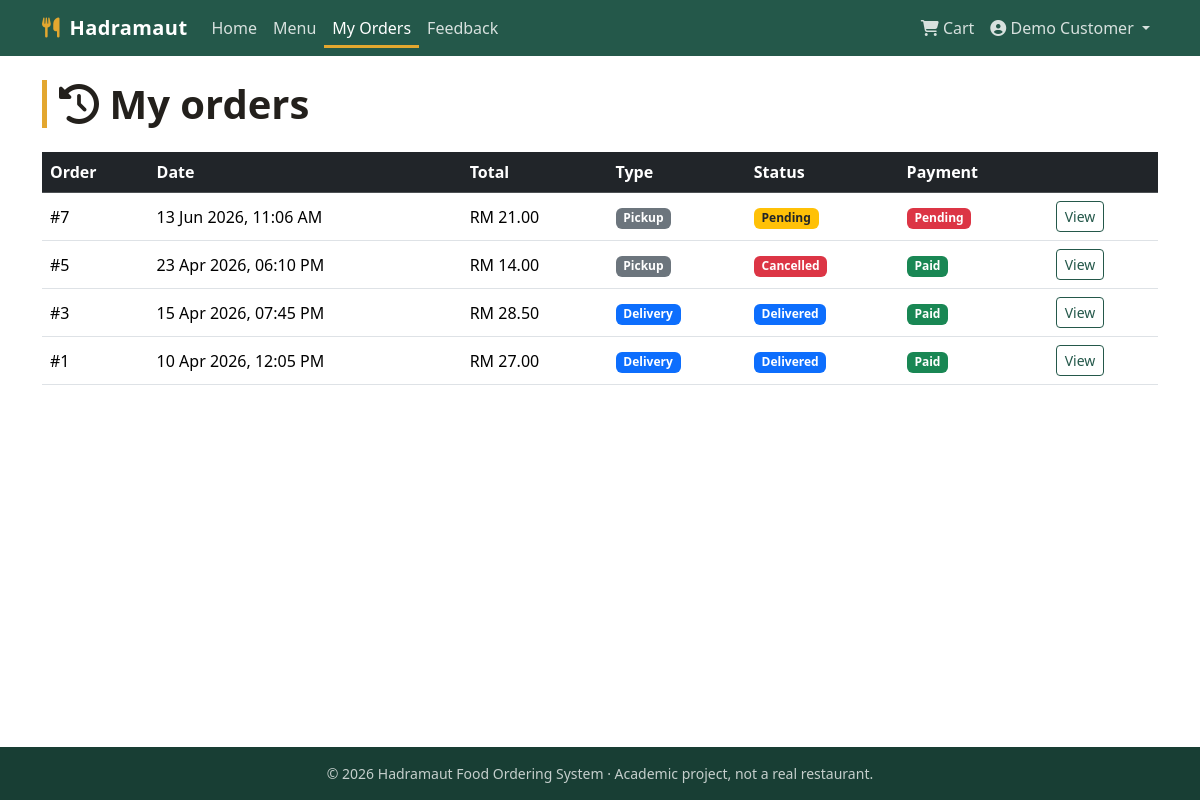
Screenshot of /order_history.php (signed in) with the database file from the repository.
### tables this page shows
CREATE TABLE orders (
    id                INT UNSIGNED NOT NULL AUTO_INCREMENT,
    user_id           INT UNSIGNED NOT NULL,
    total_amount      DECIMAL(10,2) NOT NULL COMMENT 'items + delivery_fee',
    delivery_fee      DECIMAL(10,2) NOT NULL DEFAULT 0.00,
    delivery_type     ENUM('Delivery','Pickup') NOT NULL DEFAULT 'Delivery',
    delivery_address  TEXT NOT NULL,
    payment_method    ENUM('Cash','Card') NOT NULL,
    payment_status    ENUM('Pending','Paid') NOT NULL DEFAULT 'Pending',
    order_status      ENUM('Pending','Preparing','Ready','Delivered','Cancelled') NOT NULL DEFAULT 'Pending',
    order_date        TIMESTAMP NOT NULL DEFAULT CURRENT_TIMESTAMP,
    PRIMARY KEY (id),
    KEY idx_orders_user (user_id),
    KEY idx_orders_status (order_status),
    CONSTRAINT fk_orders_user FOREIGN KEY (user_id) REFERENCES users (id) ON DELETE CASCADE
);

### functions.php (called while the page is built, shortened)
<?php
require_once __DIR__ . '/lib.php';
function money($amount): string
{
    return CURRENCY . ' ' . number_format((float) $amount, 2);
}
function fmt_datetime(string $ts): string
{
    return date('d M Y, h:i A', strtotime($ts));
}

### lib.php (called while the page is built, shortened)
<?php
function e($value): string
{
    return htmlspecialchars((string) ($value ?? ''), ENT_QUOTES, 'UTF-8');
}
function status_badge_class(string $status): string
{
    switch ($status) {
        case 'Pending':   return 'bg-warning text-dark';
        case 'Delivered': return 'bg-primary';
        case 'Cancelled': return 'bg-danger';
    }
}
function payment_badge_class(string $status): string
{
    return $status === 'Paid' ? 'bg-success' : 'bg-danger';
}

### order_history.php (the view, shortened to what this page needs)
<?php
require_once __DIR__ . '/../src/functions.php';
$user_id = (int) $_SESSION['user_id'];
$stmt = $conn->prepare('SELECT id, order_date, total_amount, order_status, payment_status, delivery_type
                        FROM orders WHERE user_id = ? ORDER BY order_date DESC, id DESC');
$stmt->bind_param('i', $user_id);
$stmt->execute();
$orders = $stmt->get_result()->fetch_all(MYSQLI_ASSOC);
include __DIR__ . '/../src/header.php';
?>
<h1 class="section-title mb-4"><i class="fas fa-history"></i> My orders</h1>
<?php if (!$orders): ?>
    <div class="alert alert-info text-center">You have not placed any orders yet. <a href="menu.php" class="alert-link">Order something</a>.</div>
<?php else: ?>
    <div class="table-responsive">
        <table class="table table-hover align-middle">
            <thead class="table-dark">
                <tr><th>Order</th><th>Date</th><th>Total</th><th>Type</th><th>Status</th><th>Payment</th><th></th></tr>
            </thead>
            <tbody>
            <?php foreach ($orders as $o): ?>
                <tr>
                    <td>#<?= (int) $o['id'] ?></td>
                    <td><?= e(fmt_datetime($o['order_date'])) ?></td>
                    <td><?= money($o['total_amount']) ?></td>
                    <td><span class="badge <?= $o['delivery_type'] === 'Delivery' ? 'bg-primary' : 'bg-secondary' ?>"><?= e($o['delivery_type']) ?></span></td>
                    <td><span class="badge <?= status_badge_class($o['order_status']) ?>"><?= e($o['order_status']) ?></span></td>
                    <td><span class="badge <?= payment_badge_class($o['payment_status']) ?>"><?= e($o['payment_status']) ?></span></td>
                    <td><a href="view_order.php?order_id=<?= (int) $o['id'] ?>" class="btn btn-sm btn-outline-palm">View</a></td>
                </tr>
            <?php endforeach; ?>
            </tbody>
        </table>
    </div>
<?php endif; ?>
<?php include __DIR__ . '/../src/footer.php'; ?>

### style.css (style rules this page uses)
:root { --palm: #24584a; --palm-dark: #183e34; --saffron: #e3a72f; --saffron-dark: #c48a17; --mudbrick: #8a5a3b; --sand: #f4ede2; --ink: #23201c; }
body { font-family: system-ui, -apple-system, "Segoe UI", Roboto, "Helvetica Neue", Arial, sans-serif; color: var(--ink); background: #fff; }
a { color: var(--palm); }
.btn-outline-palm { border-color: var(--palm); color: var(--palm); }
.section-title { font-weight: 700; border-left: 5px solid var(--saffron); padding-left: .75rem; }

### rows the page displays
orders: id "7", order_date "13 Jun 2026, 11:06 AM", total_amount "RM 21.00", delivery_type "Pickup", order_status "Pending", payment_status "Pending"
orders: id "5", order_date "23 Apr 2026, 06:10 PM", total_amount "RM 14.00", delivery_type "Pickup", order_status "Cancelled", payment_status "Paid"
orders: id "3", order_date "15 Apr 2026, 07:45 PM", total_amount "RM 28.50", delivery_type "Delivery", order_status "Delivered", payment_status "Paid"
orders: id "1", order_date "10 Apr 2026, 12:05 PM", total_amount "RM 27.00", delivery_type "Delivery", order_status "Delivered", payment_status "Paid"

### other values shown
$label "Home"
$label "Menu"
$label "My Orders"
$label "Feedback"
$_SESSION['user_name'] "Demo Customer"
APP_NAME "Hadramaut Food Ordering System"
